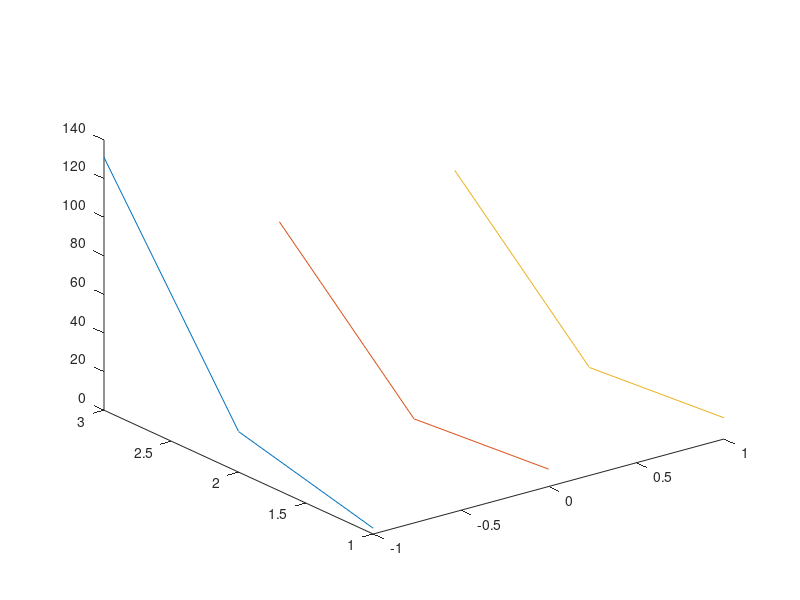

Source code (MATLAB):
clc

[x, y] = meshgrid (-1 : 1, 1 : 3);

z = (x.^2 + y.^2 - 3).^2 + (x.^2 + y.^2 - 2*x - 3).^2 + 1;

plot3 (x, y, z)

function f = Fxy(x)
    f = (x(1)^2 + x(2)^2 - 3)^2 + (x(1)^2 + x(2)^2 - 2 * x(1) - 3)^2 + 1;
end;

[xmin, minf] = fminsearch (@ Fxy, [1; 1])